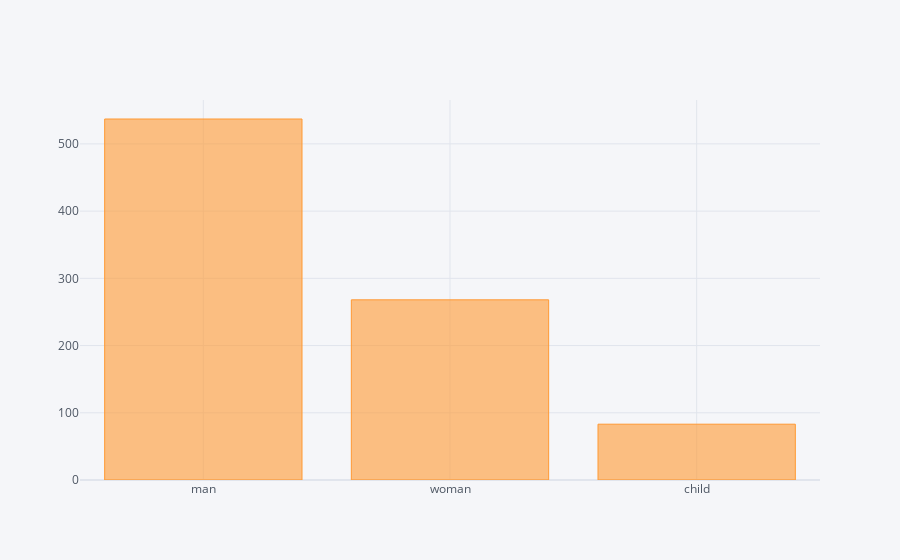

The notebook cell this image was saved under:
### Markdown cell above
From the above we can see that most of the people travelled in first class as compare to others.

### Code cell
who_travelled = df['who'].value_counts()
who_travelled.iplot(kind='bar')

### Figure 1 — Plotly figure (JSON) as saved in the notebook; plotly's stock layout.template omitted (floating-point values rounded to 4 significant figures)
{"data": [{"marker": {"color": "rgba(255, 153, 51, 0.6)", "line": {"color": "rgba(255, 153, 51, 1.0)", "width": 1}}, "name": "who", "orientation": "v", "text": "", "type": "bar", "x": ["man", "woman", "child"], "y": [537, 268, 83]}], "layout": {"legend": {"bgcolor": "#F5F6F9", "font": {"color": "#4D5663"}}, "paper_bgcolor": "#F5F6F9", "plot_bgcolor": "#F5F6F9", "title": {"font": {"color": "#4D5663"}}, "xaxis": {"gridcolor": "#E1E5ED", "showgrid": true, "tickfont": {"color": "#4D5663"}, "title": {"font": {"color": "#4D5663"}, "text": ""}, "zerolinecolor": "#E1E5ED"}, "yaxis": {"gridcolor": "#E1E5ED", "showgrid": true, "tickfont": {"color": "#4D5663"}, "title": {"font": {"color": "#4D5663"}, "text": ""}, "zerolinecolor": "#E1E5ED"}}}
